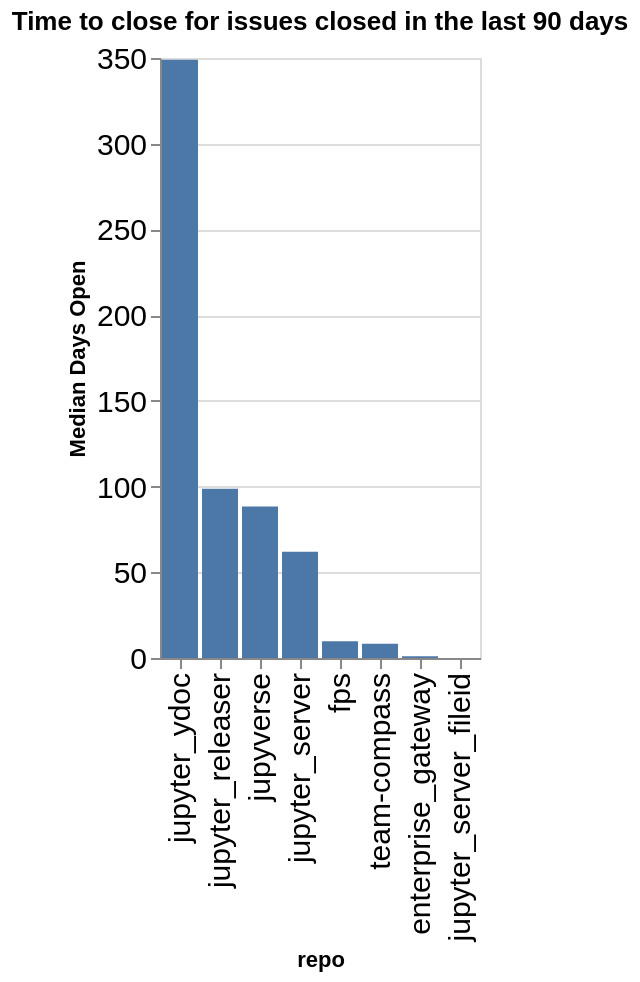

The code cell stored with this chart in its notebook:
### Code cell
time_open = closed.groupby(['org', 'repo']).agg({'time_open': 'median'}).reset_index()
time_open['time_open'] = time_open['time_open'] / (60 * 60 * 24)
time_open['org/repo'] = time_open.apply(lambda a: a['org'] + '/' + a['repo'], axis=1)
sorted_vals = time_open.sort_values(['org', 'time_open'], ascending=False)['repo'].values
alt.Chart(data=time_open, title=f"Time to close for issues closed in the last {n_days} days").mark_bar().encode(
    x=alt.X('repo', sort=alt.Sort(sorted_vals.tolist())),
    y=alt.Y('time_open', title="Median Days Open"),
)

### Figure 1 — Vega-Lite specification as saved in the notebook (floating-point values rounded to 4 significant figures)
{"config": {"axisLeft": {"labelFontSize": 15}, "axisBottom": {"labelFontSize": 15}}, "data": {"name": "data-7eb59835275283863c084c6afc47b1d4"}, "mark": {"type": "bar"}, "encoding": {"x": {"field": "repo", "sort": ["jupyter_ydoc", "jupyter_releaser", "jupyverse", "jupyter_server", "fps", "team-compass", "enterprise_gateway", "jupyter_server_fileid"], "type": "nominal"}, "y": {"field": "time_open", "title": "Median Days Open", "type": "quantitative"}}, "title": "Time to close for issues closed in the last 90 days", "$schema": "https://vega.github.io/schema/vega-lite/v5.20.1.json", "datasets": {"data-7eb59835275283863c084c6afc47b1d4": [{"org": "jupyter-server", "repo": "enterprise_gateway", "time_open": 1.08, "org/repo": "jupyter-server/enterprise_gateway"}, {"org": "jupyter-server", "repo": "fps", "time_open": 9.748, "org/repo": "jupyter-server/fps"}, {"org": "jupyter-server", "repo": "jupyter_releaser", "time_open": 98.77, "org/repo": "jupyter-server/jupyter_releaser"}, {"org": "jupyter-server", "repo": "jupyter_server", "time_open": 61.92, "org/repo": "jupyter-server/jupyter_server"}, {"org": "jupyter-server", "repo": "jupyter_server_fileid", "time_open": 0.03341, "org/repo": "jupyter-server/jupyter_server_fileid"}, {"org": "jupyter-server", "repo": "jupyter_ydoc", "time_open": 349.0, "org/repo": "jupyter-server/jupyter_ydoc"}, {"org": "jupyter-server", "repo": "jupyverse", "time_open": 88.39, "org/repo": "jupyter-server/jupyverse"}, {"org": "jupyter-server", "repo": "team-compass", "time_open": 8.338, "org/repo": "jupyter-server/team-compass"}]}}
